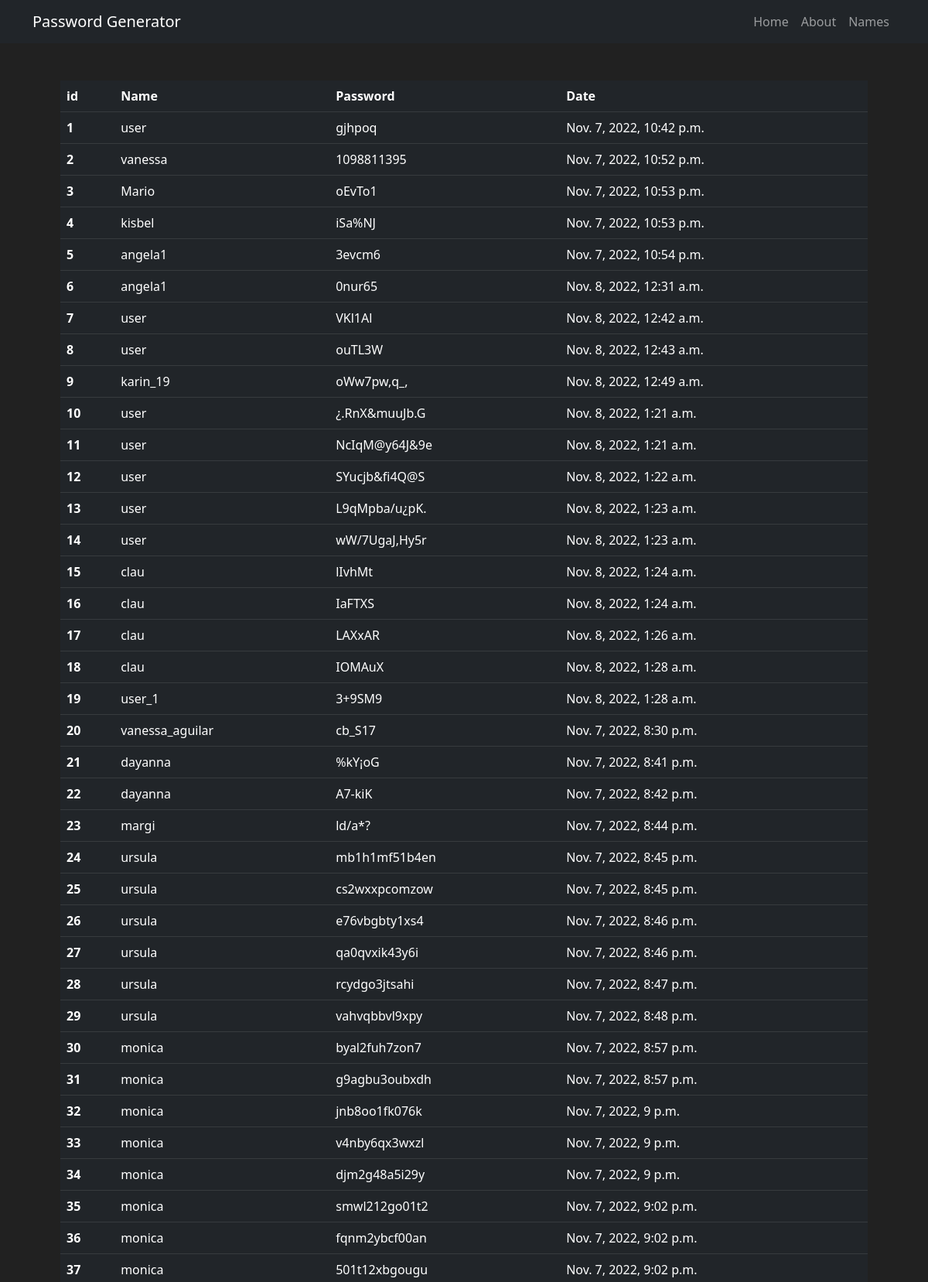
Page /names (upper part) on the committed database.
### generator/models.py (models this page shows, shortened)
class Task (models.Model):  #crear el modelo, django crea la tabla
    username = models.CharField(max_length=30)
    password = models.TextField(max_length=30)
    date = models.TextField(max_length=40)

### generator/views.py (the view)
# urls.py: path('names',views.names, name='names'),
def names(request):
    tasks = Task.objects.all()
    return render(request,'generator/names.html',{'tasks':tasks})

### generator/templates/generator/names.html (shortened to what this page needs)
{% extends 'generator/layout.html' %}
{% block content %}
<table class="table table-dark">
  <thead>
    <tr>
      <th scope="col">id</th>
      <th scope="col">Name</th>
      <th scope="col">Password</th>
      <th scope="col">Date</th>
    </tr>
  </thead>
  <tbody>
      {% for task in tasks %}
      <tr>
        <th scope="row">{{task.id}}</th>
        <td>{{task.username}}</td>
        <td>{{task.password}}</td>
        <td>{{task.date}}</td>
      </tr>
      {% endfor %}
  </tbody>
</table>
{% endblock %}

### generator/templates/generator/layout.html (shortened to what this page needs)
<!DOCTYPE html>
<html lang="en">
<head>
    <link href="https://cdn.jsdelivr.net/npm/bootstrap@5.2.0/dist/css/bootstrap.min.css" rel="stylesheet">
</head>
<body style="background-color:#212121">
    {% include 'generator/partials/_navbar.html' %}
    <div class="container p-5 text-light">
        {% block content %}
        {% endblock %}
    </div>
</body>
</html>

### generator/templates/generator/partials/_navbar.html (shortened to what this page needs)
<nav class="navbar navbar-expand-lg navbar-dark bg-dark">
    <div class="container">
      <a class="navbar-brand" href="{% url 'home' %}">Password Generator</a>
      <div class="collapse navbar-collapse" id="navbarNav">
        <ul class="navbar-nav ms-auto">
          <li class="nav-item">
            <a class="nav-link" href="/">Home</a>
          </li>
          <li class="nav-item">
            <a class="nav-link" href="{% url 'about' %}">About</a>
          </li>
          <li class="nav-item">
            <a class="nav-link" href="{% url 'names' %}">Names</a>
          </li>
        </ul>
      </div>
    </div>
  </nav>

### rows in the picture
Task: id "1", username "user", password "gjhpoq", date "Nov. 7, 2022, 10:42 p.m."
Task: id "2", username "vanessa", password "1098811395", date "Nov. 7, 2022, 10:52 p.m."
Task: id "3", username "Mario", password "oEvTo1", date "Nov. 7, 2022, 10:53 p.m."
Task: id "4", username "kisbel", password "iSa%NJ", date "Nov. 7, 2022, 10:53 p.m."
Task: id "5", username "angela1", password "3evcm6", date "Nov. 7, 2022, 10:54 p.m."
Task: id "6", username "angela1", password "0nur65", date "Nov. 8, 2022, 12:31 a.m."
Task: id "7", username "user", password "VKl1Al", date "Nov. 8, 2022, 12:42 a.m."
Task: id "8", username "user", password "ouTL3W", date "Nov. 8, 2022, 12:43 a.m."
Task: id "9", username "karin_19", password "oWw7pw,q_,", date "Nov. 8, 2022, 12:49 a.m."
Task: id "10", username "user", password "¿.RnX&muuJb.G", date "Nov. 8, 2022, 1:21 a.m."
Task: id "11", username "user", password "NcIqM@y64J&9e", date "Nov. 8, 2022, 1:21 a.m."
Task: id "12", username "user", password "SYucjb&fi4Q@S", date "Nov. 8, 2022, 1:22 a.m."
Task: id "13", username "user", password "L9qMpba/u¿pK.", date "Nov. 8, 2022, 1:23 a.m."
Task: id "14", username "user", password "wW/7UgaJ,Hy5r", date "Nov. 8, 2022, 1:23 a.m."
Task: id "15", username "clau", password "lIvhMt", date "Nov. 8, 2022, 1:24 a.m."
Task: id "16", username "clau", password "IaFTXS", date "Nov. 8, 2022, 1:24 a.m."
Task: id "17", username "clau", password "LAXxAR", date "Nov. 8, 2022, 1:26 a.m."
Task: id "18", username "clau", password "IOMAuX", date "Nov. 8, 2022, 1:28 a.m."
Task: id "19", username "user_1", password "3+9SM9", date "Nov. 8, 2022, 1:28 a.m."
Task: id "20", username "vanessa_aguilar", password "cb_S17", date "Nov. 7, 2022, 8:30 p.m."
Task: id "21", username "dayanna", password "%kY¡oG", date "Nov. 7, 2022, 8:41 p.m."
Task: id "22", username "dayanna", password "A7-kiK", date "Nov. 7, 2022, 8:42 p.m."
Task: id "23", username "margi", password "ld/a*?", date "Nov. 7, 2022, 8:44 p.m."
Task: id "24", username "ursula", password "mb1h1mf51b4en", date "Nov. 7, 2022, 8:45 p.m."
Task: id "25", username "ursula", password "cs2wxxpcomzow", date "Nov. 7, 2022, 8:45 p.m."
Task: id "26", username "ursula", password "e76vbgbty1xs4", date "Nov. 7, 2022, 8:46 p.m."
Task: id "27", username "ursula", password "qa0qvxik43y6i", date "Nov. 7, 2022, 8:46 p.m."
Task: id "28", username "ursula", password "rcydgo3jtsahi", date "Nov. 7, 2022, 8:47 p.m."
Task: id "29", username "ursula", password "vahvqbbvl9xpy", date "Nov. 7, 2022, 8:48 p.m."
Task: id "30", username "monica", password "byal2fuh7zon7", date "Nov. 7, 2022, 8:57 p.m."
Task: id "31", username "monica", password "g9agbu3oubxdh", date "Nov. 7, 2022, 8:57 p.m."
Task: id "32", username "monica", password "jnb8oo1fk076k", date "Nov. 7, 2022, 9 p.m."
Task: id "33", username "monica", password "v4nby6qx3wxzl", date "Nov. 7, 2022, 9 p.m."
Task: id "34", username "monica", password "djm2g48a5i29y", date "Nov. 7, 2022, 9 p.m."
Task: id "35", username "monica", password "smwl212go01t2", date "Nov. 7, 2022, 9:02 p.m."
Task: id "36", username "monica", password "fqnm2ybcf00an", date "Nov. 7, 2022, 9:02 p.m."
Task: id "37", username "monica", password "501t12xbgougu", date "Nov. 7, 2022, 9:02 p.m."
